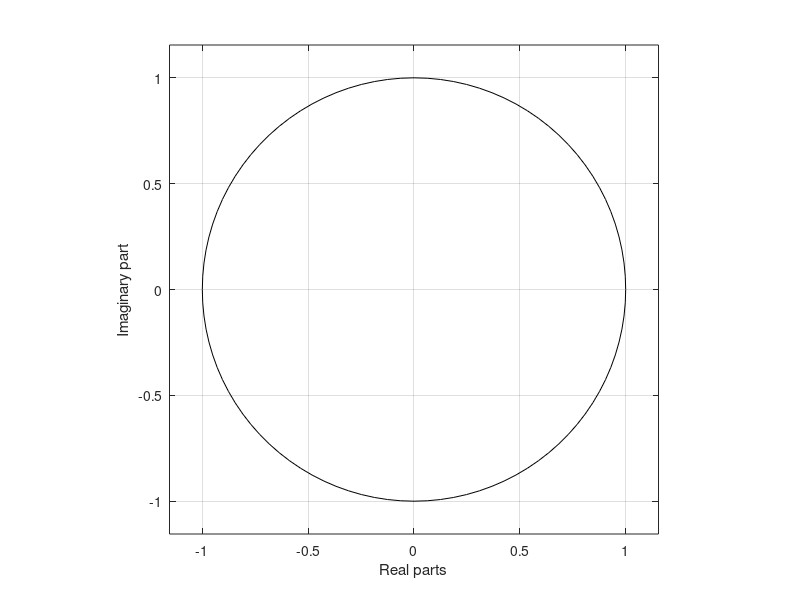

Source code (MATLAB): (Note: this script raises an error after producing the figure.)
R = [-9; 8]
p = [0.5; 1]
C = 2
[num, den] = residuez(R, p, C )

zero = roots(num')
pole = roots(den')

zplane(zero, pole)
xlabel('Real parts')
ylabel('Imaginary part')

x = linspace(-2, 2, 51)
y = linspace(-2, 2, 51)
[X Y] = meshgrid(x, y);

z = X + j*Y;

f = @(co, x) co(1) + x .* (co(2) + x .* co(3));

H = f(num, 1./z) ./ f(den, 1./z)

mesh(X, Y, abs(H) )
xlabel('Real axis');
ylabel('Imaginary axis');